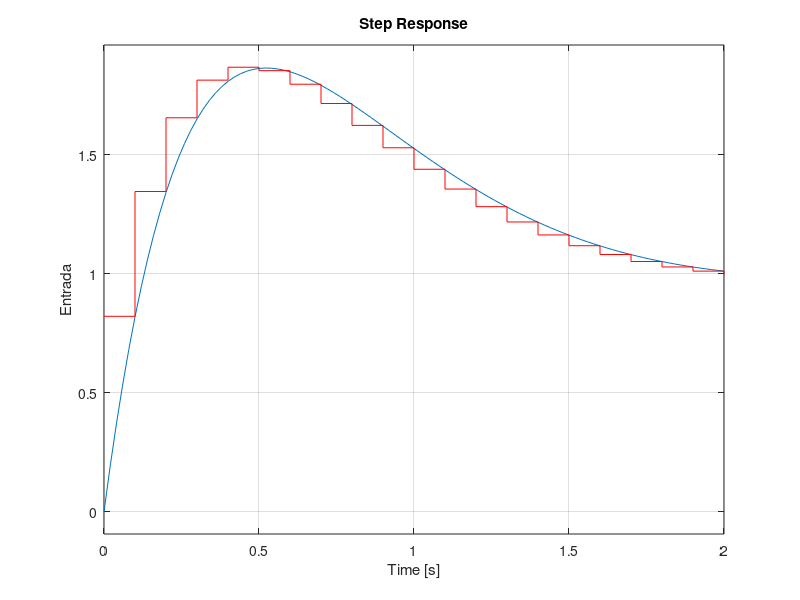

This chart was generated by the following MATLAB code:
pkg load control;
clear all;
close all;
clc;

% Retroação de estados com expansão de polos (continuo(s) / discreto(z))

ta = 0.1; % declaração da função de transferência

as = [ -1 0; 1 -1];
bs = [1;0];
cs = [1 0];

gs = ss(as, bs, cs);
gz = c2d(gs, ta)

[az, bz, cz, dz, tz] = ssdata(gz);

aes = [as zeros(2,1); -cs 0];
bes = [bs;0];

aez = [az zeros(2,1); -cz 1];
bez = [bz;0];

s1 = -2+i;
s2 = -2-i;
s3 = -2;

z1 = exp(s1*ta);
z2 = exp(s2*ta);
z3 = exp(s3*ta);

kes = acker(aes, bes, [s1 s2 s3])
ks = kes(1,1:2);
js = -kes(1,3);

kez = acker(aez, bez, [z1 z2 z3])
kz = kez(1,1:2);
jz = -kez(1,3);

ys = ss([as-bs*ks bs*js; -cs 0], [0;0;1], [cs 0]) #Contínuo
us = ss([as-bs*ks bs*js; -cs 0], [0;0;1], [-ks js])

yp = ss([az-bz*kz bz*jz; -cz 1], [0;0;1], [cz 0], 0 , ta) #preditivo
up = ss([az-bz*kz bz*jz; -cz 1], [0;0;1], [-kz jz], 0, ta)

yc = ss([az-bz*kz bz*jz; -cz 1], [bz*jz;1], [cz 0], 0 , ta) %Corrente
uc = ss([az-bz*kz bz*jz; -cz 1], [bz*jz;1], [-kz jz], jz, ta)

figure;
subplot(2, 1, 1);
step(ys, 2);
hold on;
step(yc, 2, 'r');
ylabel('Saida');
subplot(2, 1, 2);
step(us, 2);
hold on;
step(uc, 2, 'r');
ylabel('Entrada');

